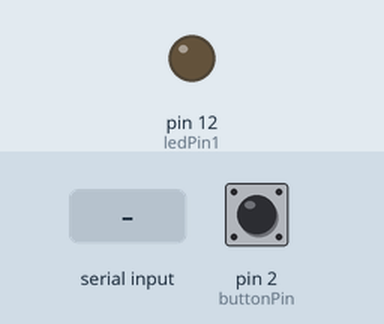
Simulated run of this sketch. Board: Arduino Uno, built with avr-gcc and run on an emulated ATmega328P. Parts: output pins drawn as LEDs (lit = HIGH). The test bench sets the inputs (shaded band); at power-on: pin 2 (buttonPin) LOW. What the sketch prints to the serial monitor is not drawn.

Above: at 1.2 s.
1.3 s: "1\n" received over Serial
At 2.1 s:
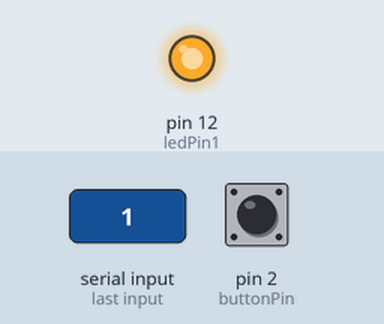
3.8 s: pin 2 (buttonPin) pulled HIGH for 0.15 s
6.9 s: "5\n" received over Serial
9.9 s: pin 2 (buttonPin) pulled HIGH for 1 s
13.9 s: "90\n" received over Serial
Timing chart, 0 to 16.9 s (numbered marks = the images above; inputs shaded):
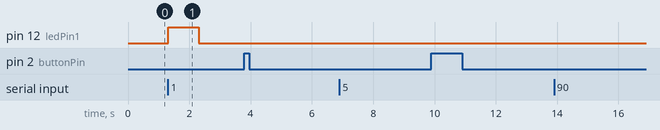

Measured:
- after the input at 1.3 s, pin 12 (ledPin1): LOW → HIGH at once, → LOW 1.0 s later

The sketch:

gigabite_arduino.ino
```cpp
int buttonPin = 2;
int buttonState = 0;
int ledPin1 = 12;


void setup() {
  Serial.begin(9600);
  pinMode(buttonPin, INPUT);
  pinMode(ledPin1, OUTPUT);
}

void loop() {

  buttonState = digitalRead(buttonPin);
  if(buttonState == HIGH) {
    Serial.println("on");
  } else {
    Serial.println("off");
  }


  while (Serial.available() > 0) {
  if(Serial.parseInt() == 1) {
    digitalWrite(ledPin1, HIGH);
  } else {
    digitalWrite(ledPin1, LOW);
    }
  }

}
```
